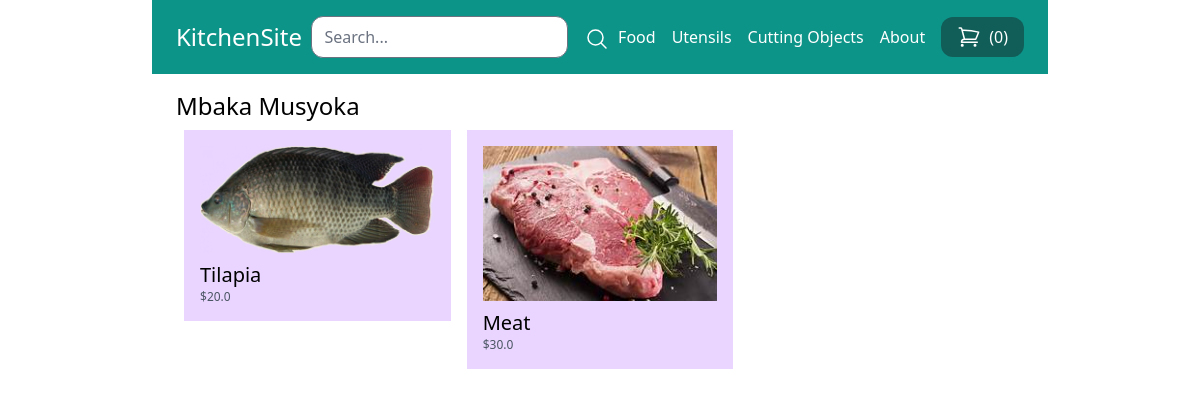
The page /vendor/3/ on the database its author committed.
### store/models.py (models this page shows, shortened)
class Category(models.Model):
    title = models.CharField(max_length=60)
    slug = models.SlugField(max_length=60)
    class Meta:
        verbose_name_plural = 'Categories'

class Product(models.Model):
    DRAFT = 'draft'
    WAITING_APPROVAL = 'waitingapproval'
    ACTIVE = 'active'
    DELETED = 'deleted'
    STATUS_CHOICES = (
        (DRAFT, 'Draft'),
        (WAITING_APPROVAL, 'Waiting Approval'),
        (ACTIVE, 'Active'),
        (DELETED, 'Deleted'),
    )
    user = models.ForeignKey(User, related_name='products', on_delete=models.CASCADE)
    category = models.ForeignKey(Category, related_name='products', on_delete=models.CASCADE)
    title = models.CharField(max_length=60)
    slug = models.SlugField(max_length=60)
    description = models.TextField(blank=True)
    price = models.IntegerField()
    image = models.ImageField(upload_to='uploads/product_images/', blank=True, null=True)
    thumbnail = models.ImageField(upload_to='uploads/product_images/thumbnail/', blank=True, null=True)
    created_at = models.DateTimeField(auto_now_add=True)
    updated_at = models.DateTimeField(auto_now=True)
    status = models.CharField(max_length=50, choices=STATUS_CHOICES, default=ACTIVE)
    class Meta:
        ordering = ('-created_at',)
    def get_display_price(self):
        return self.price / 100

### userprofile/views.py (the view)
# urls.py: path('vendor/<int:pk>/', views.vendor_detail, name='vendor_detail'),
def vendor_detail(request, pk):
    user = User.objects.get(pk=pk)
    products = user.products.filter(status=Product.ACTIVE)
    return render(request, 'userprofile/vendor_detail.html',{
        'user': user,
        'products': products,
    })

### store/cart.py (called while the page is built)
    def __len__(self):
        return sum(item['quantity'] for item in self.cart.values())

### store/context_processors.py (called while the page is built)
def cart(request):
    return {'cart': Cart(request)}

### store/templatetags/menu.py (called while the page is built)
@register.inclusion_tag('core/menu.html')
def menu():
    categories = Category.objects.all()
    return {'categories': categories}

### userprofile/templates/userprofile/vendor_detail.html (shortened to what this page needs)
{% extends 'core/base.html' %}
{% block content %}
<h1 class="text-2xl">{% firstof user.get_full_name user.username %}</h1>
<div class="flex flex-wrap">
    {% for product in products %}
    <div class="product w-1/3 p-2">
        <div class="p-4 bg-purple-200">
            <a href="{% url 'product_detail' product.category.slug product.slug %}">
                {% if product.image %}
                <div class="image mb-2">
                    <img src="{{ product.image.url }}" alt="Image of {{product.title}}">
                </div>
                {% endif %}
                <h2 class="text-xl">{{ product.title }}</h2>
                <p class="text-xs text-gray-600">${{ product.get_display_price }}</p>
            </a>
        </div>
    </div>
    {% endfor %}
</div>
{% endblock %}

### core/templates/core/menu.html
{% for category in categories %}
<a href="{% url 'category_detail' category.slug %}" class="text-white">{{category.title}}</a>
{% endfor %}
<a href="{% url 'about' %}" class="text-white">About</a>

### rows shown on the page
Category: title "Food"
Category: title "Utensils"
Category: title "Cutting Objects"
Product: image (picture), title "Tilapia", get_display_price "20.0"
Product: image (picture), title "Meat", get_display_price "30.0"

### other values the page prints
{{ cart|length }} "0"
